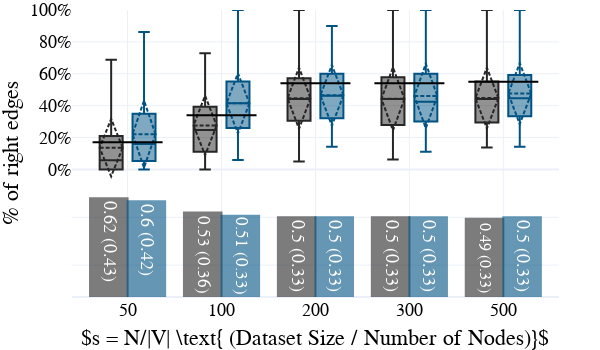
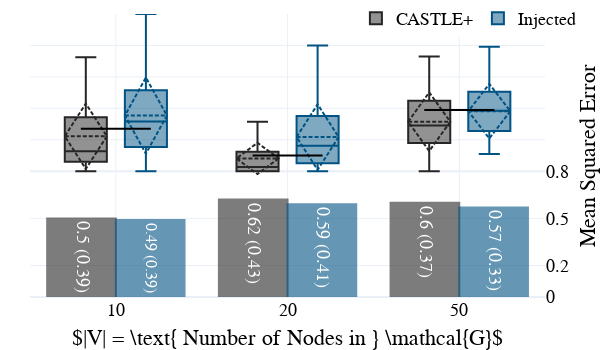
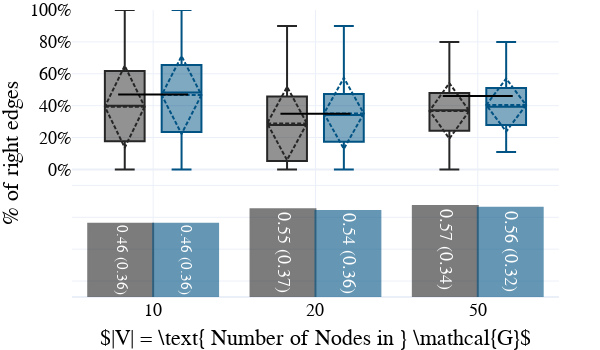
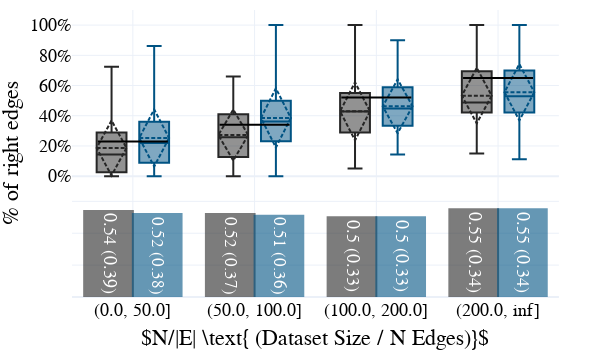

Notebook cell for these charts, in order:
### Code cell
import re
import os
import numpy as np
import pandas as pd
from utils import load_pickle, plot_ly_by

verbose = False
verbose2 = False
nodes = '([\w]+)'
seeds = '([\w]+)'
dsets = '([\w.]+)'
outfs = str(1)
infs = str(1)
thetas = '([-+]?([0-9]+)(\.[0-9]+)?)'

# ## Versions
# # 'v3' reconstrunction toy experiment - 84%
# # 'p1' = partial toy experiment - 96%
# # 'r2' = reconstruction toy experiment, 20n 4b - 0%
# # 'r3' = reconstruction toy experiment, 10n 4b - 0%
# # 'r4' = reconstruction toy experiment, 10n 1b - 0%
# # 'r5' = reconstruction toy experiment, 15n 2b - ?
# # 'r6' = reconstruction toy experiment, 10n 1b - 32hidden
# # 'r7' = reconstruction toy experiment, 20n 4b - 0%
# # 'r_ex3' = reconstruction experiment, 10n 20n 50n 1b
# # 'r_ex_2b' = reconstruction experiment, 10n 20n 50n 2b
# # 'r_ex_5b' = reconstruction experiment, 10n 20n 50n 5b

version = '(r_ex3|r_ex_2b|r_ex_5b)'

known_p = 0.2

folder = './results/'
# CASTLE/results/Nested1FoldCASTLE.Reg.Synth.10.625.r_ex2.pkl

count = 0
res = []

for filename in os.listdir(folder):
    match = re.search(f'Nested1FoldCASTLE.Reg.Synth.{nodes}.{dsets}.{version}.pkl$', filename)
    if match != None:
        count += 1
        
        report = load_pickle(os.path.join(folder, filename), verbose=False)
        for key, value in report.items():
            # print(key, value)
            t = [[match.group(3)],[value[i] for i in ['theta', 'n_nodes', 'N_edges', 'seed', 'data_size', 'MSE', 'MAE','right','matching']]]
            res.append([i for sublist in t for i in sublist])
            # print(res)
print("Count=",count)

df = pd.DataFrame(res)
df.columns = ['V','Type', 'N_nodes', 'N_edges', 'seed', 'Size', 'MSE', 'MAE','right','matching']
df['alpha'] = ((df['Size'].astype(int)*0.8)/df['N_nodes'].astype(int)).astype(int)
df['branch'] = np.round(((df['N_edges'].astype(int))/df['N_nodes'].astype(int)).astype(float),0).astype(int)
bins = pd.IntervalIndex.from_tuples([(0, 1), (1, 2), (2, 5)])
df['branch_bin'] = pd.cut(df['branch'], bins)

df['alpha2'] = ((df['Size'].astype(int)*0.8)/df['branch'].astype(int)).astype(int)
bins = pd.IntervalIndex.from_tuples([(0, 500), (500, 1000), (1000, 2000), (2000, 5000), (5000,np.Inf)])
df['alpha3'] = pd.cut(df['alpha2'], bins)

df['alpha4'] = ((df['Size'].astype(int)*0.8)/df['N_edges'].astype(int)).astype(int)
bins = pd.IntervalIndex.from_tuples([(0, 50), (50, 100), (100, 200), (200,np.Inf)])
df['alpha5'] = pd.cut(df['alpha4'], bins)

df['rebase_den'] = (df['N_edges'].astype(int)-(df['N_edges']*known_p).astype(int))
df['rebased'] = (df['matching'].astype(int)/(df['N_edges'].astype(int)-(df['N_edges']*known_p).astype(int))).clip(upper= 1 )
# display(df)

df = df[df['alpha']!=1000]

    
plot_ly_by(df, 'alpha', x_desc=r"$s = N/|V| \text{ (Dataset Size / Number of Nodes)}$", save=save_figs, name='NV', version='1l_32h_20k_0n', y2_vis=False, showleg=False)

# plot_ly_by(df, 'N_nodes', x_desc="|V| = Number of Nodes in G")
# plot_ly_by(df[df['alpha'] == 100], 'N_nodes', x_desc="|V| = Number of Nodes in G")
plot_ly_by(df[df['alpha'] <= 100], 'N_nodes', x_desc=r"$|V| = \text{ Number of Nodes in } \mathcal{G}$", save=save_figs, name='N100', version='1l_32h_20k_0n', y1_vis=False)

plot_ly_by(df, 'N_nodes', x_desc=r"$|V| = \text{ Number of Nodes in } \mathcal{G}$",  y2_ticks=[0.1,0.3,0.5,0.7],
save=save_figs, name='N', version='1l_32h_20k_0n', y2_vis=False, showleg=False, y2_range= [0, 1.8])    

# plot_ly_by(df, 'alpha3', x_desc="Dataset Size / b (b=N Edges/N Nodes)")
plot_ly_by(df, 'alpha5', x_desc=r"$N/|E| \text{ (Dataset Size / N Edges)}$", save=save_figs, name='NE', version='1l_32h_20k_0n',y2_vis=False, showleg=False
# y1_vis=False, legend_cord = [0.1,1]
, y1_range=[-0.8, 1.1], y2_ticks=[0,0.2,0.4,0.6]
)

# plot_ly_by(df, 'branch', x_desc="b = |E|/|V| (Number of Edges / Number of Nodes)")
plot_ly_by(df, 'branch_bin', x_desc=r"$b = |E|/|V| \text{ (Number of Edges / Number of Nodes)}$", save=save_figs, name='b', version='1l_32h_20k_0n', y1_vis=False
# y2_vis=False, showleg=False
, y1_range=[-0.8, 1.1], y2_ticks=[0,0.2,0.4,0.6]
)



# plot_ly_by('Size', df[df['N_nodes'] == 10], x_desc="Dataset Size")

### Check How many runs you have of a given version
# v="r_ex_5b"
# print((df[df['V']==v].groupby(by=['seed']).size()))
# print(df[df['V']==v].groupby(by=['N_nodes']).size())
# print(df[df['V']==v].groupby(by=['alpha']).size())

### Figure 1 — Plotly figure (JSON) as saved in the notebook; plotly's stock layout.template omitted (floating-point values rounded to 4 significant figures; data arrays with more than 128 entries replaced by an {"elided": "..."} marker saying what was removed)
{"data": [{"marker": {"color": "#262626", "line": {"color": "#262626", "width": 2}}, "name": "CASTLEMSE", "opacity": 0.6, "showlegend": false, "text": ["0.62 (0.43)", "0.53 (0.36)", "0.5 (0.33)", "0.5 (0.33)", "0.49 (0.33)"], "textposition": "auto", "type": "bar", "x": ["50", "100", "200", "300", "500"], "xaxis": "x", "y": [0.62, 0.53, 0.5, 0.5, 0.49], "yaxis": "y2"}, {"marker": {"color": "#005383", "line": {"color": "#005383", "width": 2}}, "name": "InjectedMSE", "opacity": 0.6, "showlegend": false, "text": ["0.6 (0.42)", "0.51 (0.33)", "0.5 (0.33)", "0.5 (0.33)", "0.5 (0.33)"], "textposition": "inside", "type": "bar", "x": ["50", "100", "200", "300", "500"], "xaxis": "x", "y": [0.6, 0.51, 0.5, 0.5, 0.5], "yaxis": "y2"}, {"boxmean": "sd", "boxpoints": false, "marker": {"color": "#262626"}, "name": "CASTLE+", "type": "box", "x": {"elided": "450 str values"}, "xaxis": "x", "y": {"elided": "450 float values"}, "yaxis": "y"}, {"marker": {"color": "Black", "line": {"color": "Black", "width": 2}, "size": 50, "symbol": "line-ew"}, "mode": "markers", "name": "CASTLE+20%", "showlegend": false, "type": "scatter", "x": ["50", "100", "200", "300", "500"], "xaxis": "x", "y": [0.17, 0.34, 0.54, 0.54, 0.55], "yaxis": "y"}, {"boxmean": "sd", "boxpoints": false, "marker": {"color": "#005383"}, "name": "Injected", "type": "box", "x": {"elided": "450 str values"}, "xaxis": "x", "y": {"elided": "450 float values"}, "yaxis": "y"}], "layout": {"autosize": true, "boxmode": "group", "font": {"color": "Black", "family": "Serif", "size": 18}, "height": 350, "legend": {"orientation": "h", "x": 0.8, "xanchor": "center", "y": 1.05, "yanchor": "top"}, "margin": {"b": 0, "l": 10, "pad": 0, "r": 10, "t": 10}, "showlegend": false, "title": {"text": ""}, "width": 600, "xaxis": {"anchor": "y", "domain": [0, 0.94], "showgrid": true, "title": {"text": "$s = N/|V| \\text{ (Dataset Size / Number of Nodes)}$"}}, "yaxis": {"anchor": "x", "domain": [0, 1], "nticks": 10, "range": [-0.8, 1], "showgrid": true, "showticklabels": true, "tickformat": ".0%", "tickvals": [0, 0.2, 0.4, 0.6, 0.8, 1], "title": {"text": "% of right edges"}, "zeroline": true}, "yaxis2": {"anchor": "x", "nticks": 10, "overlaying": "y", "range": [0, 1.8], "showgrid": true, "showticklabels": false, "side": "right", "tickvals": [0, 0.2, 0.5, 0.8], "title": {"text": ""}, "zeroline": true}}}

### Figure 2 — Plotly figure (JSON) as saved in the notebook; plotly's stock layout.template omitted (floating-point values rounded to 4 significant figures; data arrays with more than 128 entries replaced by an {"elided": "..."} marker saying what was removed)
{"data": [{"marker": {"color": "#262626", "line": {"color": "#262626", "width": 2}}, "name": "CASTLEMSE", "opacity": 0.6, "showlegend": false, "text": ["0.5 (0.39)", "0.62 (0.43)", "0.6 (0.37)"], "textposition": "auto", "type": "bar", "x": ["10", "20", "50"], "xaxis": "x", "y": [0.5, 0.62, 0.6], "yaxis": "y2"}, {"marker": {"color": "#005383", "line": {"color": "#005383", "width": 2}}, "name": "InjectedMSE", "opacity": 0.6, "showlegend": false, "text": ["0.49 (0.39)", "0.59 (0.41)", "0.57 (0.33)"], "textposition": "inside", "type": "bar", "x": ["10", "20", "50"], "xaxis": "x", "y": [0.49, 0.59, 0.57], "yaxis": "y2"}, {"boxmean": "sd", "boxpoints": false, "marker": {"color": "#262626"}, "name": "CASTLE+", "type": "box", "x": {"elided": "180 str values"}, "xaxis": "x", "y": {"elided": "180 float values"}, "yaxis": "y"}, {"marker": {"color": "Black", "line": {"color": "Black", "width": 2}, "size": 50, "symbol": "line-ew"}, "mode": "markers", "name": "CASTLE+20%", "showlegend": false, "type": "scatter", "x": ["10", "20", "50"], "xaxis": "x", "y": [0.27, 0.1, 0.39], "yaxis": "y"}, {"boxmean": "sd", "boxpoints": false, "marker": {"color": "#005383"}, "name": "Injected", "type": "box", "x": {"elided": "180 str values"}, "xaxis": "x", "y": {"elided": "180 float values"}, "yaxis": "y"}], "layout": {"autosize": true, "boxmode": "group", "font": {"color": "Black", "family": "Serif", "size": 18}, "height": 350, "legend": {"orientation": "h", "x": 0.8, "xanchor": "center", "y": 1.05, "yanchor": "top"}, "margin": {"b": 0, "l": 10, "pad": 0, "r": 10, "t": 10}, "showlegend": true, "title": {"text": ""}, "width": 600, "xaxis": {"anchor": "y", "domain": [0, 0.94], "showgrid": true, "title": {"text": "$|V| = \\text{ Number of Nodes in } \\mathcal{G}$"}}, "yaxis": {"anchor": "x", "domain": [0, 1], "nticks": 10, "range": [-0.8, 1], "showgrid": true, "showticklabels": false, "tickformat": ".0%", "tickvals": [0, 0.2, 0.4, 0.6, 0.8, 1], "title": {"text": ""}, "zeroline": true}, "yaxis2": {"anchor": "x", "nticks": 10, "overlaying": "y", "range": [0, 1.8], "showgrid": true, "showticklabels": true, "side": "right", "tickvals": [0, 0.2, 0.5, 0.8], "title": {"text": "Mean Squared Error"}, "zeroline": true}}}

### Figure 3 — Plotly figure (JSON) as saved in the notebook; plotly's stock layout.template omitted (floating-point values rounded to 4 significant figures; data arrays with more than 128 entries replaced by an {"elided": "..."} marker saying what was removed)
{"data": [{"marker": {"color": "#262626", "line": {"color": "#262626", "width": 2}}, "name": "CASTLEMSE", "opacity": 0.6, "showlegend": false, "text": ["0.46 (0.36)", "0.55 (0.37)", "0.57 (0.34)"], "textposition": "auto", "type": "bar", "x": ["10", "20", "50"], "xaxis": "x", "y": [0.46, 0.55, 0.57], "yaxis": "y2"}, {"marker": {"color": "#005383", "line": {"color": "#005383", "width": 2}}, "name": "InjectedMSE", "opacity": 0.6, "showlegend": false, "text": ["0.46 (0.36)", "0.54 (0.36)", "0.56 (0.32)"], "textposition": "inside", "type": "bar", "x": ["10", "20", "50"], "xaxis": "x", "y": [0.46, 0.54, 0.56], "yaxis": "y2"}, {"boxmean": "sd", "boxpoints": false, "marker": {"color": "#262626"}, "name": "CASTLE+", "type": "box", "x": {"elided": "450 str values"}, "xaxis": "x", "y": {"elided": "450 float values"}, "yaxis": "y"}, {"marker": {"color": "Black", "line": {"color": "Black", "width": 2}, "size": 50, "symbol": "line-ew"}, "mode": "markers", "name": "CASTLE+20%", "showlegend": false, "type": "scatter", "x": ["10", "20", "50"], "xaxis": "x", "y": [0.47, 0.35, 0.46], "yaxis": "y"}, {"boxmean": "sd", "boxpoints": false, "marker": {"color": "#005383"}, "name": "Injected", "type": "box", "x": {"elided": "450 str values"}, "xaxis": "x", "y": {"elided": "450 float values"}, "yaxis": "y"}], "layout": {"autosize": true, "boxmode": "group", "font": {"color": "Black", "family": "Serif", "size": 18}, "height": 350, "legend": {"orientation": "h", "x": 0.8, "xanchor": "center", "y": 1.05, "yanchor": "top"}, "margin": {"b": 0, "l": 10, "pad": 0, "r": 10, "t": 10}, "showlegend": false, "title": {"text": ""}, "width": 600, "xaxis": {"anchor": "y", "domain": [0, 0.94], "showgrid": true, "title": {"text": "$|V| = \\text{ Number of Nodes in } \\mathcal{G}$"}}, "yaxis": {"anchor": "x", "domain": [0, 1], "nticks": 10, "range": [-0.8, 1], "showgrid": true, "showticklabels": true, "tickformat": ".0%", "tickvals": [0, 0.2, 0.4, 0.6, 0.8, 1], "title": {"text": "% of right edges"}, "zeroline": true}, "yaxis2": {"anchor": "x", "nticks": 10, "overlaying": "y", "range": [0, 1.8], "showgrid": true, "showticklabels": false, "side": "right", "tickvals": [0.1, 0.3, 0.5, 0.7], "title": {"text": ""}, "zeroline": true}}}

### Figure 4 — Plotly figure (JSON) as saved in the notebook; plotly's stock layout.template omitted (floating-point values rounded to 4 significant figures; data arrays with more than 128 entries replaced by an {"elided": "..."} marker saying what was removed)
{"data": [{"marker": {"color": "#262626", "line": {"color": "#262626", "width": 2}}, "name": "CASTLEMSE", "opacity": 0.6, "showlegend": false, "text": ["0.54 (0.39)", "0.52 (0.37)", "0.5 (0.33)", "0.55 (0.34)"], "textposition": "auto", "type": "bar", "x": ["(0.0, 50.0]", "(50.0, 100.0]", "(100.0, 200.0]", "(200.0, inf]"], "xaxis": "x", "y": [0.54, 0.52, 0.5, 0.55], "yaxis": "y2"}, {"marker": {"color": "#005383", "line": {"color": "#005383", "width": 2}}, "name": "InjectedMSE", "opacity": 0.6, "showlegend": false, "text": ["0.52 (0.38)", "0.51 (0.36)", "0.5 (0.33)", "0.55 (0.34)"], "textposition": "inside", "type": "bar", "x": ["(0.0, 50.0]", "(50.0, 100.0]", "(100.0, 200.0]", "(200.0, inf]"], "xaxis": "x", "y": [0.52, 0.51, 0.5, 0.55], "yaxis": "y2"}, {"boxmean": "sd", "boxpoints": false, "marker": {"color": "#262626"}, "name": "CASTLE+", "type": "box", "x": {"elided": "450 str values"}, "xaxis": "x", "y": {"elided": "450 float values"}, "yaxis": "y"}, {"marker": {"color": "Black", "line": {"color": "Black", "width": 2}, "size": 50, "symbol": "line-ew"}, "mode": "markers", "name": "CASTLE+20%", "showlegend": false, "type": "scatter", "x": ["(0.0, 50.0]", "(50.0, 100.0]", "(100.0, 200.0]", "(200.0, inf]"], "xaxis": "x", "y": [0.23, 0.34, 0.52, 0.65], "yaxis": "y"}, {"boxmean": "sd", "boxpoints": false, "marker": {"color": "#005383"}, "name": "Injected", "type": "box", "x": {"elided": "450 str values"}, "xaxis": "x", "y": {"elided": "450 float values"}, "yaxis": "y"}], "layout": {"autosize": true, "boxmode": "group", "font": {"color": "Black", "family": "Serif", "size": 18}, "height": 350, "legend": {"orientation": "h", "x": 0.8, "xanchor": "center", "y": 1.05, "yanchor": "top"}, "margin": {"b": 0, "l": 10, "pad": 0, "r": 10, "t": 10}, "showlegend": false, "title": {"text": ""}, "width": 600, "xaxis": {"anchor": "y", "domain": [0, 0.94], "showgrid": true, "title": {"text": "$N/|E| \\text{ (Dataset Size / N Edges)}$"}}, "yaxis": {"anchor": "x", "domain": [0, 1], "nticks": 10, "range": [-0.8, 1.1], "showgrid": true, "showticklabels": true, "tickformat": ".0%", "tickvals": [0, 0.2, 0.4, 0.6, 0.8, 1], "title": {"text": "% of right edges"}, "zeroline": true}, "yaxis2": {"anchor": "x", "nticks": 10, "overlaying": "y", "range": [0, 1.8], "showgrid": true, "showticklabels": false, "side": "right", "tickvals": [0, 0.2, 0.4, 0.6], "title": {"text": ""}, "zeroline": true}}}
